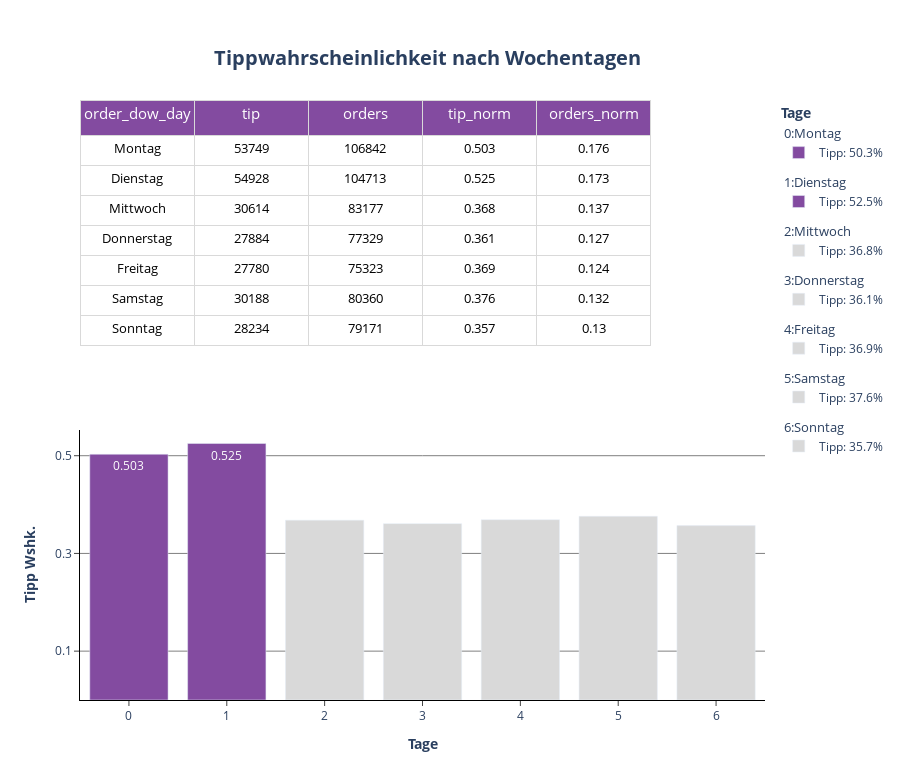

The code cell stored with this chart in its notebook:
### Markdown cell above
**Plotten der Tippwahrscheinlichkeit pro Wochentag**

### Code cell
# Plot P3: Order_dow

df_order_dow["tip_norm"] = df_order_dow.tip_norm.round(3)
df_order_dow["orders_norm"] = df_order_dow.orders_norm.round(3)

fig = make_subplots(cols= 1, rows=2, specs= [[dict(type= "table")], [dict(type= "bar")]], vertical_spacing= 0.1)

fig.add_trace(
  go.Table(
    columnorder= [1, 2, 3, 4, 5],
    columnwidth= [1, 1, 1, 1, 1],
    header=dict(
        values=list(df_order_dow.columns),
        fill_color= px.colors.sequential.Purpor[5],
        line_color= px.colors.sequential.Greys[2],
        font= dict(color= "white", size=15),
        height= 35
        ),
    cells=dict(
        values=df_order_dow.T.values,
        fill_color= "white",
        line_color= px.colors.sequential.Greys[2],
        font= dict(color= "black", size=13),
        align= "center",
        height= 30
        )
    ),
    col= 1,
    row= 1
)

for order_dow in df_order_dow.order_dow:

 if df_order_dow[df_order_dow.order_dow == order_dow].tip_norm.values >= 0.5:
  color = px.colors.sequential.Purpor[5]
  text= df_order_dow.loc[df_order_dow.order_dow == order_dow].tip_norm.values.round(3)

  fig.add_trace(
   go.Bar(
    x= df_order_dow.loc[df_order_dow.order_dow == order_dow].order_dow,
    y= df_order_dow.loc[df_order_dow.order_dow == order_dow].tip_norm,
    name= f"Tipp: {(df_order_dow.loc[df_order_dow.order_dow == order_dow].tip_norm.values[0] * 100).round(2)}%",
    showlegend= True,
    marker= dict(color= color),
    width= 0.8,
    text= text,
    base= 0,
    legendgroup= f"{order_dow}",
    legendgrouptitle_text = f"{order_dow}:{df_order_dow.loc[df_order_dow.order_dow == order_dow].order_dow_day.values[0]}" 
   ),
   col= 1,
   row= 2
  )

 else:
  color= px.colors.sequential.Greys[2]

  fig.add_trace(
   go.Bar(
    x= df_order_dow.loc[df_order_dow.order_dow == order_dow].order_dow,
    y= df_order_dow.loc[df_order_dow.order_dow == order_dow].tip_norm,
    name= f"Tipp: {(df_order_dow.loc[df_order_dow.order_dow == order_dow].tip_norm.values[0] * 100).round(2)}%",
    showlegend= True,
    marker= dict(color= color),
    width= 0.8,
    base= 0,
    legendgroup= f"{order_dow}",
    legendgrouptitle_text = f"{order_dow}:{df_order_dow.loc[df_order_dow.order_dow == order_dow].order_dow_day.values[0]}" 
   ),
   col= 1,
   row= 2
  )

fig.update_layout(title= dict(text= "<b>Tippwahrscheinlichkeit nach Wochentagen</b>", font_size= 20, xanchor= "center", yanchor= "top", y=0.935, x=0.475), legend_title_text = "<b>Tage</b>", height= 780)
fig.update_xaxes(title_text="<b>Tage</b>", ticks= "outside", col= 1, row= 2)
fig.update_xaxes(showline= True, col= 1, row= 2)
fig.update_yaxes(title_text="<b>Tipp Wshk.</b>", ticks= "outside", showgrid= True, gridcolor= "grey", col= 1, row= 2, showline= True, tickvals= [0.1, 0.3, 0.5])
fig.update_layout(plot_bgcolor= "white", xaxis= dict(linecolor= "black"), yaxis= dict(linecolor= "black"))
fig.show()

### Figure 1 — Plotly figure (JSON) as saved in the notebook; plotly's stock layout.template omitted (floating-point values rounded to 4 significant figures)
{"data": [{"cells": {"align": "center", "fill": {"color": "white"}, "font": {"color": "black", "size": 13}, "height": 30, "line": {"color": "rgb(217,217,217)"}, "values": [[0, 1, 2, 3, 4, 5, 6], [53749, 54928, 30614, 27884, 27780, 30188, 28234], [106842, 104713, 83177, 77329, 75323, 80360, 79171], [0.503, 0.525, 0.368, 0.361, 0.369, 0.376, 0.357], [0.176, 0.173, 0.137, 0.127, 0.124, 0.132, 0.13], ["Montag", "Dienstag", "Mittwoch", "Donnerstag", "Freitag", "Samstag", "Sonntag"]]}, "columnorder": [1, 2, 3, 4, 5], "columnwidth": [1, 1, 1, 1, 1], "domain": {"x": [0, 1], "y": [0.55, 1]}, "header": {"fill": {"color": "rgb(131, 75, 160)"}, "font": {"color": "white", "size": 15}, "height": 35, "line": {"color": "rgb(217,217,217)"}, "values": ["order_dow", "tip", "orders", "tip_norm", "orders_norm", "order_dow_day"]}, "type": "table"}, {"base": 0, "legendgroup": "0", "legendgrouptitle": {"text": "0:Montag"}, "marker": {"color": "rgb(131, 75, 160)"}, "name": "Tipp: 50.3%", "showlegend": true, "text": [0.503], "type": "bar", "width": 0.8, "x": [0], "xaxis": "x", "y": [0.503], "yaxis": "y"}, {"base": 0, "legendgroup": "1", "legendgrouptitle": {"text": "1:Dienstag"}, "marker": {"color": "rgb(131, 75, 160)"}, "name": "Tipp: 52.5%", "showlegend": true, "text": [0.525], "type": "bar", "width": 0.8, "x": [1], "xaxis": "x", "y": [0.525], "yaxis": "y"}, {"base": 0, "legendgroup": "2", "legendgrouptitle": {"text": "2:Mittwoch"}, "marker": {"color": "rgb(217,217,217)"}, "name": "Tipp: 36.8%", "showlegend": true, "type": "bar", "width": 0.8, "x": [2], "xaxis": "x", "y": [0.368], "yaxis": "y"}, {"base": 0, "legendgroup": "3", "legendgrouptitle": {"text": "3:Donnerstag"}, "marker": {"color": "rgb(217,217,217)"}, "name": "Tipp: 36.1%", "showlegend": true, "type": "bar", "width": 0.8, "x": [3], "xaxis": "x", "y": [0.361], "yaxis": "y"}, {"base": 0, "legendgroup": "4", "legendgrouptitle": {"text": "4:Freitag"}, "marker": {"color": "rgb(217,217,217)"}, "name": "Tipp: 36.9%", "showlegend": true, "type": "bar", "width": 0.8, "x": [4], "xaxis": "x", "y": [0.369], "yaxis": "y"}, {"base": 0, "legendgroup": "5", "legendgrouptitle": {"text": "5:Samstag"}, "marker": {"color": "rgb(217,217,217)"}, "name": "Tipp: 37.6%", "showlegend": true, "type": "bar", "width": 0.8, "x": [5], "xaxis": "x", "y": [0.376], "yaxis": "y"}, {"base": 0, "legendgroup": "6", "legendgrouptitle": {"text": "6:Sonntag"}, "marker": {"color": "rgb(217,217,217)"}, "name": "Tipp: 35.7%", "showlegend": true, "type": "bar", "width": 0.8, "x": [6], "xaxis": "x", "y": [0.357], "yaxis": "y"}], "layout": {"height": 780, "legend": {"title": {"text": "<b>Tage</b>"}}, "plot_bgcolor": "white", "title": {"font": {"size": 20}, "text": "<b>Tippwahrscheinlichkeit nach Wochentagen</b>", "x": 0.475, "xanchor": "center", "y": 0.935, "yanchor": "top"}, "xaxis": {"anchor": "y", "domain": [0, 1], "linecolor": "black", "showline": true, "ticks": "outside", "title": {"text": "<b>Tage</b>"}}, "yaxis": {"anchor": "x", "domain": [0, 0.45], "gridcolor": "grey", "linecolor": "black", "showgrid": true, "showline": true, "ticks": "outside", "tickvals": [0.1, 0.3, 0.5], "title": {"text": "<b>Tipp Wshk.</b>"}}}}
